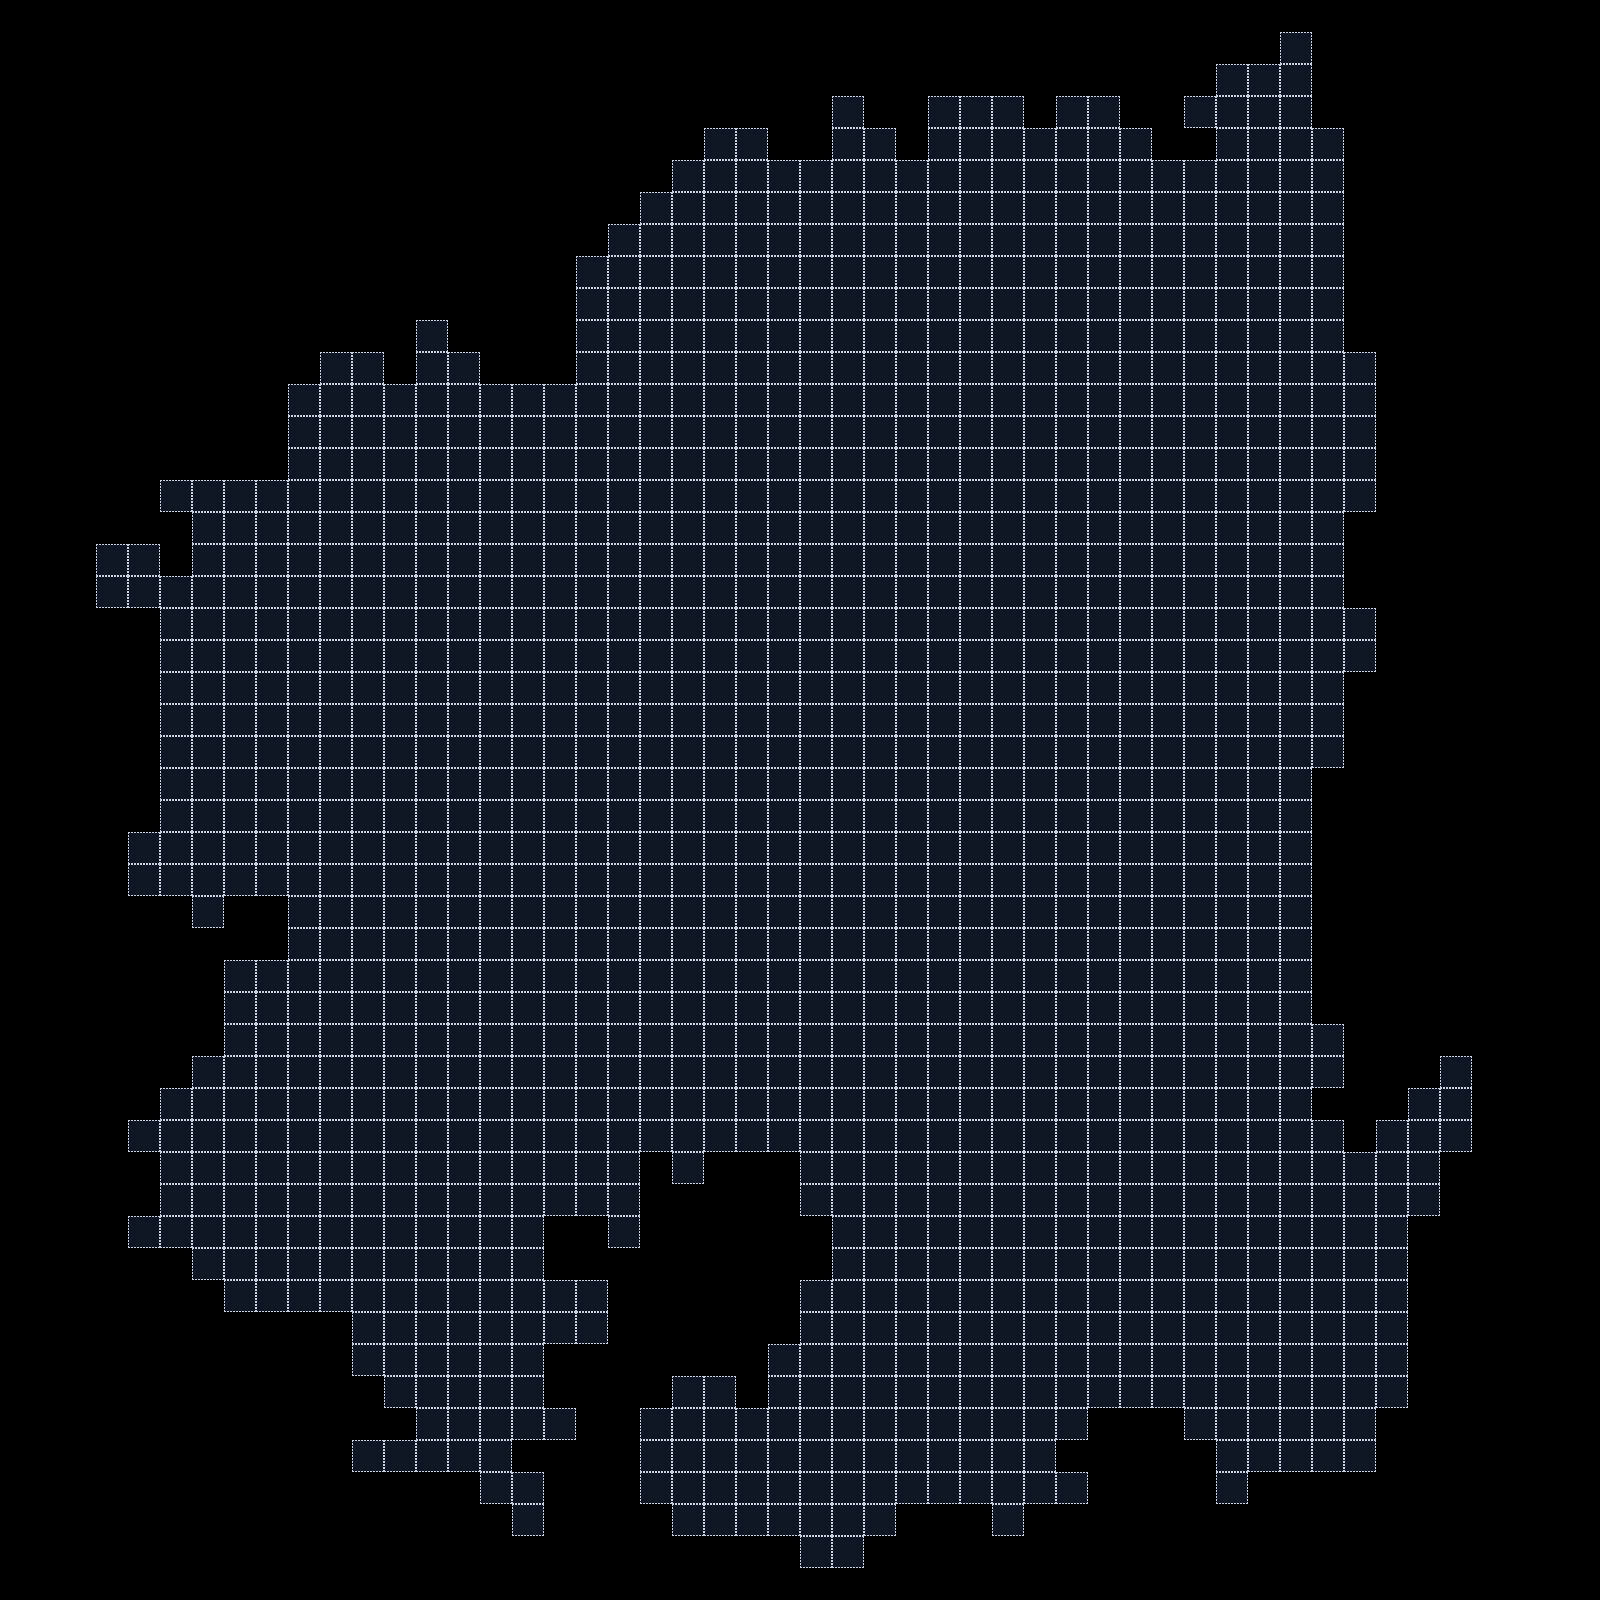

This is a level from a 2D game, rendered from its Tiled map with the project's own tilesets. A one-line summary and the map file follow, with tile-layer data summarised:
An orthogonal 50x50 tile map with 32x32 px tiles, 2 tile layers (Gyeongsangbuk-do, Grid_Gyeongsangbuk-do).

<map version="1.0" orientation="orthogonal" renderorder="right-down" width="50" height="50" tilewidth="32" tileheight="32" nextobjectid="1">
 <tileset firstgid="1" name="tileset_1" tilewidth="32" tileheight="32" tilecount="35" columns="7">
  <image source="assets/tileset_1.png" width="240" height="160" />
 </tileset>
 <layer name="Gyeongsangbuk-do" width="50" height="50">
  <data>[2500 cells, 1386 non-empty, 1 distinct tile ids]</data>
 </layer>
 <layer name="Grid_Gyeongsangbuk-do" width="50" height="50">
  <data>[2500 cells, 1386 non-empty, 1 distinct tile ids]</data>
 </layer>
</map>
